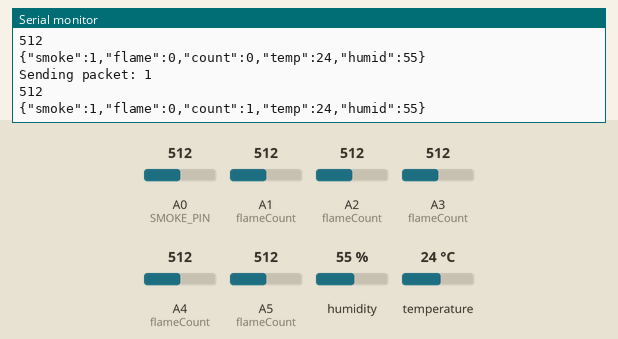
A sketch run on a simulated Arduino Uno, built with avr-gcc and run on an emulated ATmega328P. Parts: the last lines printed to the serial monitor. The inputs (shaded band) are chosen by the test bench; at power-on: humidity 55 %, A0 (SMOKE_PIN) = 512, temperature 24 °C, A1 (flameCount) = 512, A2 (flameCount) = 512, A3 (flameCount) = 512, A4 (flameCount) = 512, A5 (flameCount) = 512. No radio packets arrive unless stated.

Above: at 3.5 s.
3.6 s: humidity set to 22 %
At 5.0 s:
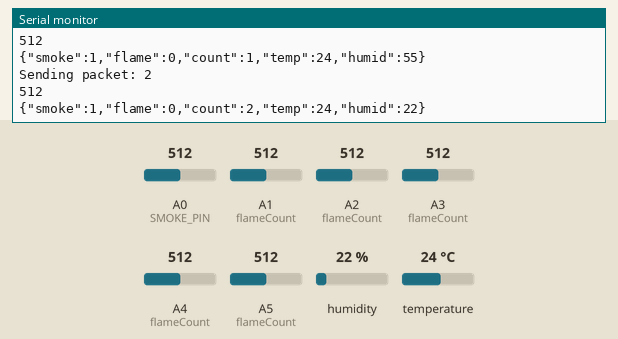
5.1 s: A0 (SMOKE_PIN) set to 716
At 6.4 s:
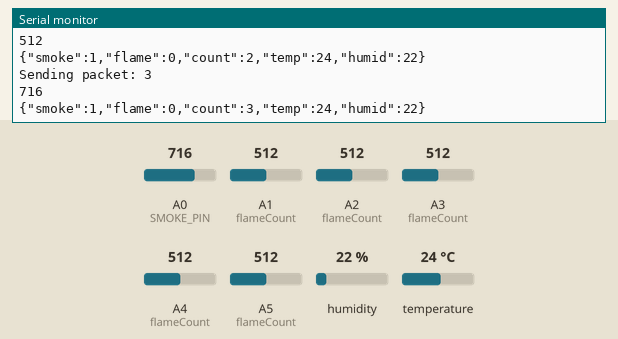
6.6 s: temperature set to 12 °C
At 7.5 s:
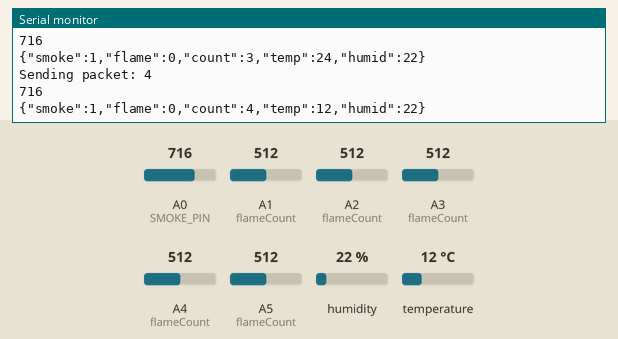
8.1 s: A0 (SMOKE_PIN) set to 910
At 9.4 s:
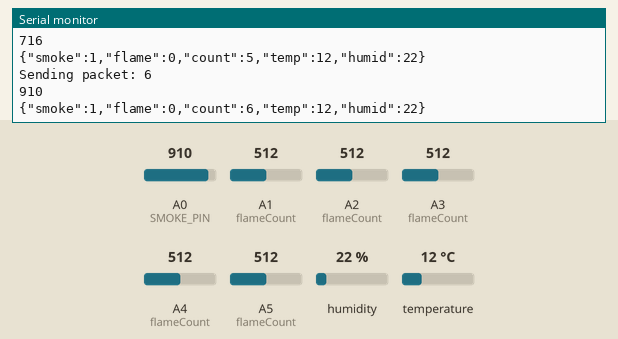
9.6 s: humidity set to 40 %
At 10.6 s:
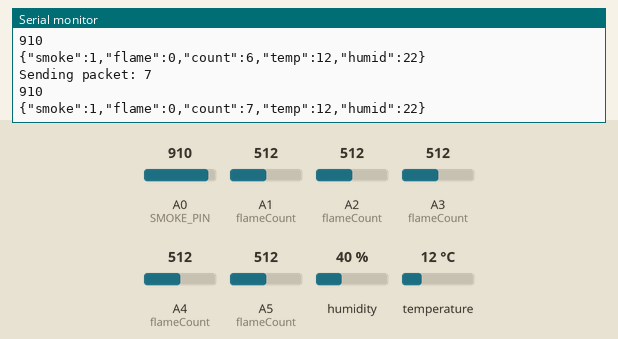
Timing chart, 0 to 12.1 s (numbered marks = the images above; inputs shaded):
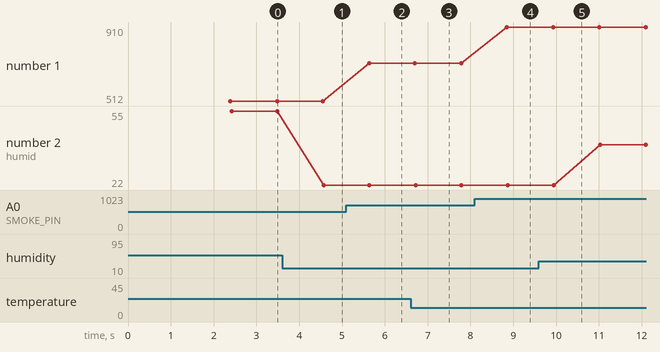

Measured:
- after the input at 3.6 s, the serial monitor: prints a new line after 0.97 s (image 1)
- after the input at 5.1 s, the serial monitor: prints a new line after 0.53 s (image 2)
- after the input at 6.6 s, the serial monitor: prints a new line after 0.12 s (image 3)
- after the input at 8.1 s, the serial monitor: prints a new line after 0.75 s (image 4)
- plotted number 1: 512 → 716 after the input at 5.1 s, 716 → 910 after the input at 8.1 s
- plotted number 2: 55 → 22 after the input at 3.6 s, 22 → 40 after the input at 9.6 s

The sketch:

Lora_Node.ino
```cpp
// Lora Node
#include <ArduinoJson.h>
#include <SPI.h>
#include <LoRa.h>
#include <Wire.h>
#include <Adafruit_GFX.h>
#include <Adafruit_SH110X.h>


#define i2c_Address 0x3c
#define SCREEN_WIDTH 128 // OLED display width, in pixels
#define SCREEN_HEIGHT 64 // OLED display height, in pixels
#define OLED_RESET -1   //   QT-PY / XIAO
#define LOGO16_GLCD_HEIGHT 16
#define LOGO16_GLCD_WIDTH  16
Adafruit_SH1106G display = Adafruit_SH1106G(SCREEN_WIDTH, SCREEN_HEIGHT, &Wire, OLED_RESET);
int counter = 0;
StaticJsonDocument<200> doc;

void setup() {
  Serial.begin(115200);
  delay(250); // wait for the OLED to power up

  // display.begin(i2c_Address, true); // Address 0x3C default

  // display.display();
  delay(2000);
  // while (!Serial);

  LoRa.begin(433E6);
  dht_init();


  Serial.println("LoRa Sender");

  if (!LoRa.begin(433E6)) {
    Serial.println("Starting LoRa failed!");
    while (1);
  }
}

void loop() {
  Serial.print("Sending packet: ");
  Serial.println(counter);

  // send packet
  LoRa.beginPacket();
  int smoke =0;
  int flcount=0 ;
  if (isSmokeDetected()) {
     smoke=1;
    //LoRa.print("Smoke Detected");
    // oled("Smoke Detected",1,10) ;
  }
  else {
    smoke =0;
    //LoRa.print("Smoke Not Detected");
    // oled("Smoke Not Detected",1,10) ;
  }

  if (flameCount() >= 2) {
    flcount=1;
    //LoRa.print("Flame Detected");
    // oled("Flame Detected",1,20);

  }

  doc["smoke"] = smoke;
  doc["flame"] = flcount;
  doc["count"] = counter;
  doc["temp"]  = get_temp();
  doc["humid"] = get_humid();

  char serialized_data[100];
  serializeJson(doc, serialized_data);


  Serial.println(serialized_data);
  LoRa.print(serialized_data);
  LoRa.endPacket();

  counter++;

  delay(1000);
}
```

Oled_Display.ino
```cpp
int x;
int y;
void oled(String msg,int x,int y){
    display.clearDisplay();
    display.setTextSize(1);
    display.setTextColor(SH110X_WHITE);
    display.setCursor(x,y);
    display.print(msg);
    delay(2000);
    display.display();

}
```

Sensors.ino
```cpp
//Smoke Detection Code.....
#define SMOKE_THRESHOLD 120
#define SMOKE_PIN A0

bool isSmokeDetected() {
  bool smokeDetected = false;
  int smokeVal = analogRead(SMOKE_PIN);
  Serial.println(smokeVal);
  if (smokeVal > SMOKE_THRESHOLD) {
    smokeDetected = true;
  }
  return smokeDetected;
}
////////////////////////////////////////

//Flame Sensor Code.....
#define FLAME_THRESHOLD 900
int flameCount() {
  int count = 0;
  if (analogRead(A1) > FLAME_THRESHOLD) count++;
  if (analogRead(A2) > FLAME_THRESHOLD) count++;
  if (analogRead(A3) > FLAME_THRESHOLD) count++;
  if (analogRead(A4) > FLAME_THRESHOLD) count++;
  if (analogRead(A5) > FLAME_THRESHOLD) count++;
  return count;
}
//////////////////////////////////////////////

//DHT11 Sensor Code.....
#include "DHT.h"
#define DHTPIN 3
#define DHTTYPE DHT11

DHT dht(DHTPIN, DHTTYPE);

void dht_init() {
  dht.begin();
  delay(100);
}

float get_humid() {
  if (dht.readHumidity() == NULL)
    return 0;
  else
    return dht.readHumidity();
}

float get_temp() {
  // Serial.println(typeof(dht.readTemperature()));
  if (dht.readTemperature() == NULL)
    return 0;
  else
    return dht.readTemperature();
}
//////////////////////////////////////////////
```
